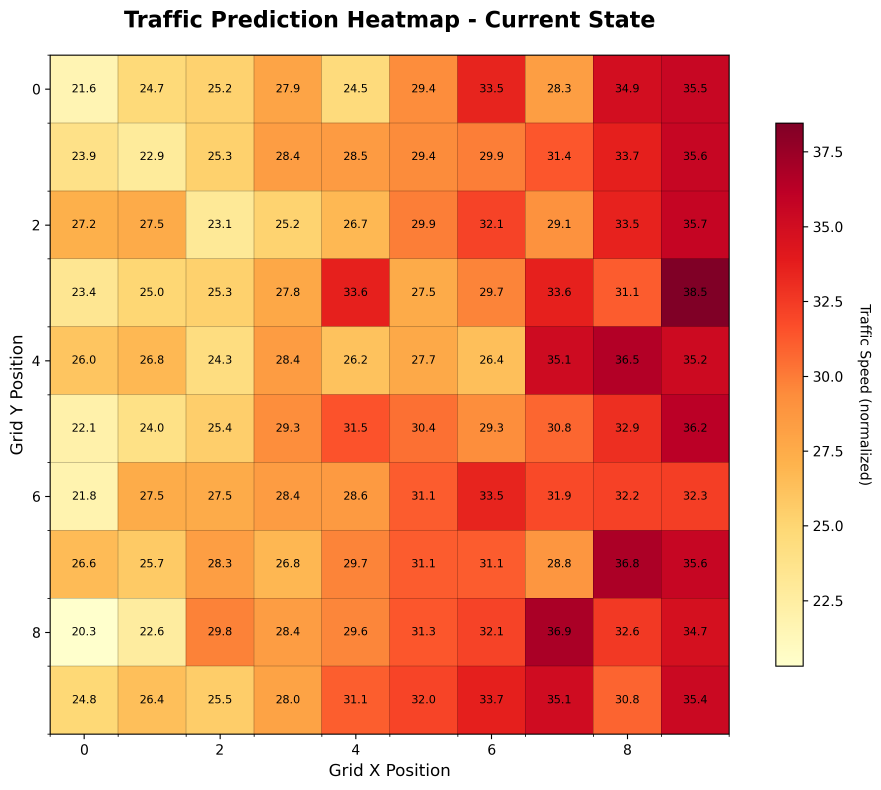
#> input picture current_traffic_heatmap.png, 2643 x 2368 px (shown at 1/3 size)
$ python prediction_dashboard.py
#> lines starting #> are read from the running program, lines starting #| are printed output that depends on the picture
#!/usr/bin/env python3
"""
Enhanced Prediction Dashboard for STGCN Traffic Forecasting
Shows real-time predictions and heatmap layers
"""

import numpy as np
import pandas as pd
import matplotlib.pyplot as plt
import os
from datetime import datetime, timedelta

def create_enhanced_prediction_dashboard():
    """Create a comprehensive prediction dashboard"""
    print("🎯 Creating Enhanced Prediction Dashboard...")

    # Load prediction data
    if not os.path.exists('traffic_predictions.csv'):
        print("❌ Prediction data not found. Run predict_traffic.py first.")
        return

    df = pd.read_csv('traffic_predictions.csv', index_col=0)
#> (reads traffic_predictions.csv from the repository)

    # Create comprehensive dashboard
    fig = plt.figure(figsize=(20, 16))

    # Main title
    fig.suptitle('STGCN Traffic Prediction Dashboard - Astana City',
                fontsize=20, fontweight='bold', y=0.95)

    # 1. Current Traffic State (Top Left)
    ax1 = plt.subplot(3, 4, 1)
    if os.path.exists('current_traffic_heatmap.png'):
        img1 = plt.imread('current_traffic_heatmap.png')
#> img1 is the input picture: shape (2368, 2643, 4) float32; mean R, G, B, A 0.947, 0.631, 0.492, 1
        ax1.imshow(img1)
        ax1.set_title('Current Traffic State', fontsize=14, fontweight='bold')
        ax1.axis('off')
    else:
        ax1.text(0.5, 0.5, 'Current State\nNot Available',
                ha='center', va='center', fontsize=12)
        ax1.set_title('Current Traffic State', fontsize=14, fontweight='bold')

    # 2. 30-Minute Prediction (Top Center)
    ax2 = plt.subplot(3, 4, 2)
    if os.path.exists('traffic_prediction_30min.png'):
        img2 = plt.imread('traffic_prediction_30min.png')
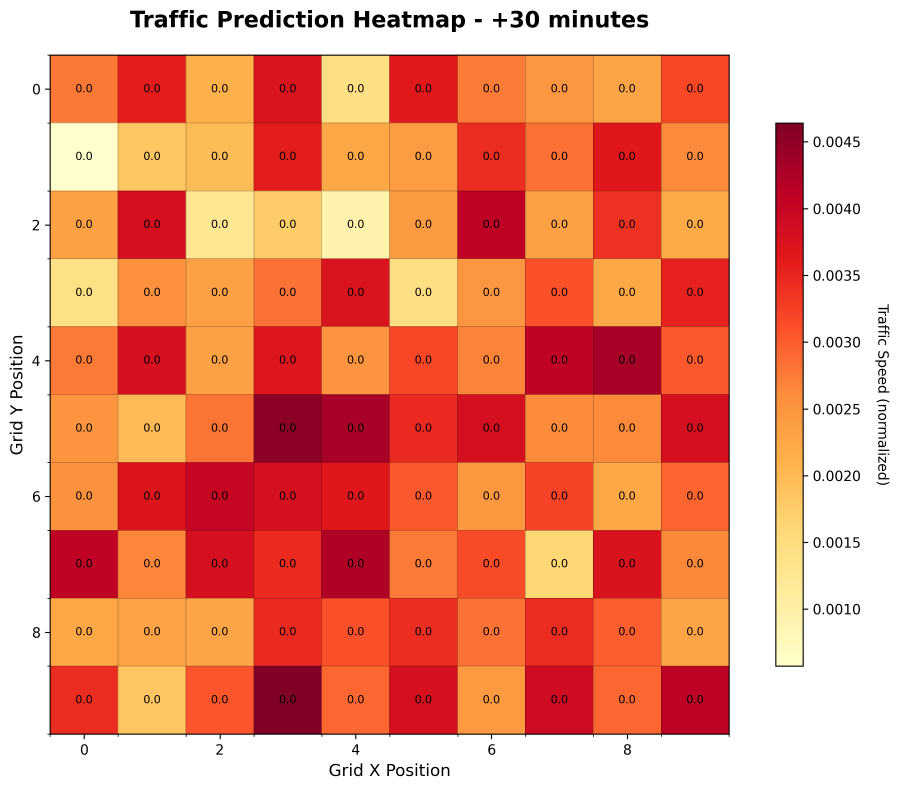
#> input picture traffic_prediction_30min.png, 2696 x 2368 px (shown at 1/3 size)
#> img2 is the input picture: shape (2368, 2696, 4) float32; mean R, G, B, A 0.931, 0.578, 0.472, 1
        ax2.imshow(img2)
        ax2.set_title('30-Minute Prediction', fontsize=14, fontweight='bold')
        ax2.axis('off')
    else:
        ax2.text(0.5, 0.5, '30-Min Prediction\nNot Available',
                ha='center', va='center', fontsize=12)
        ax2.set_title('30-Minute Prediction', fontsize=14, fontweight='bold')

    # 3. 60-Minute Prediction (Top Right)
    ax3 = plt.subplot(3, 4, 3)
    if os.path.exists('traffic_prediction_60min.png'):
        img3 = plt.imread('traffic_prediction_60min.png')
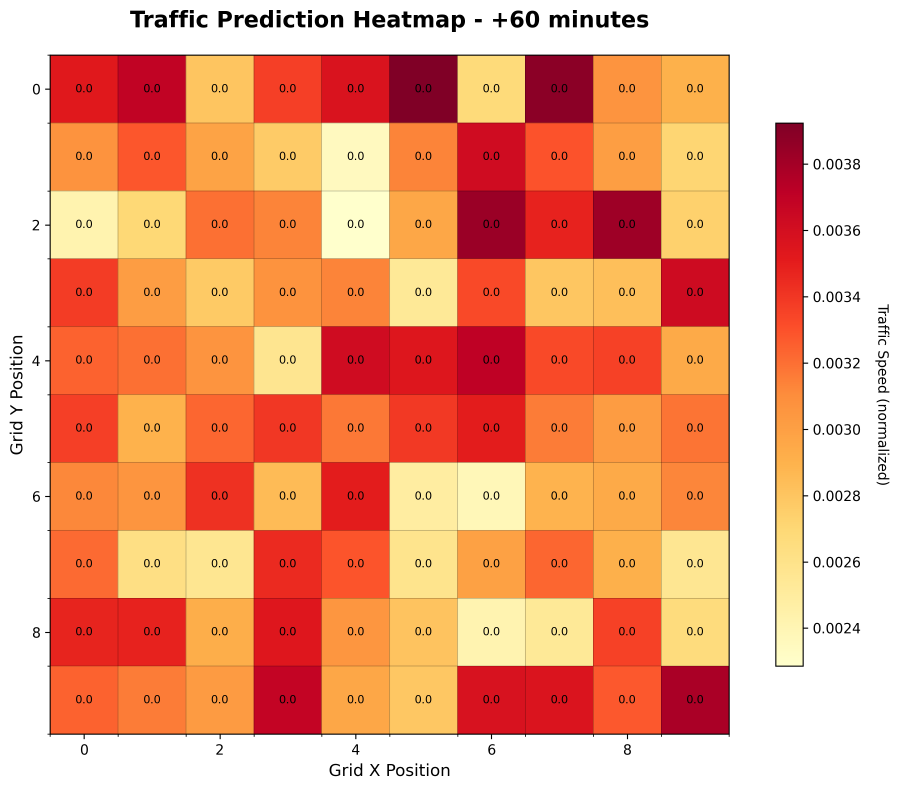
#> input picture traffic_prediction_60min.png, 2697 x 2368 px (shown at 1/3 size)
#> img3 is the input picture: shape (2368, 2697, 4) float32; mean R, G, B, A 0.948, 0.64, 0.499, 1
        ax3.imshow(img3)
        ax3.set_title('60-Minute Prediction', fontsize=14, fontweight='bold')
        ax3.axis('off')
    else:
        ax3.text(0.5, 0.5, '60-Min Prediction\nNot Available',
                ha='center', va='center', fontsize=12)
        ax3.set_title('60-Minute Prediction', fontsize=14, fontweight='bold')

    # 4. Prediction Timeline (Top Right)
    ax4 = plt.subplot(3, 4, 4)
    if os.path.exists('traffic_prediction_timeline.png'):
        img4 = plt.imread('traffic_prediction_timeline.png')
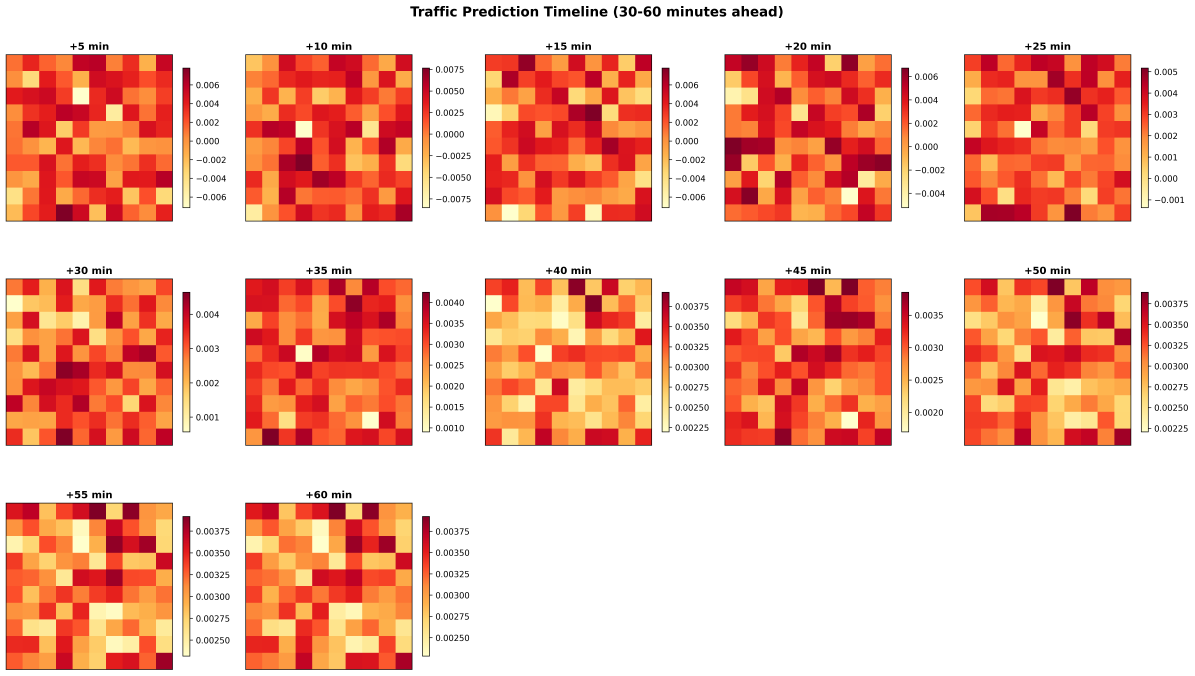
#> input picture traffic_prediction_timeline.png, 5972 x 3377 px (shown at 1/5 size)
#> img4 is the input picture: shape (3377, 5972, 4) float32; mean R, G, B, A 0.832, 0.728, 0.641, 0.832
        ax4.imshow(img4)
        ax4.set_title('Prediction Timeline', fontsize=14, fontweight='bold')
        ax4.axis('off')
    else:
        ax4.text(0.5, 0.5, 'Timeline\nNot Available',
                ha='center', va='center', fontsize=12)
        ax4.set_title('Prediction Timeline', fontsize=14, fontweight='bold')

    # 5. Speed Distribution (Middle Left)
    ax5 = plt.subplot(3, 4, 5)
    sensor_data = df.iloc[:, 2:].values  # All sensor data
    ax5.hist(sensor_data.flatten(), bins=30, alpha=0.7, color='skyblue', edgecolor='black')
    ax5.set_title('Speed Distribution', fontsize=12, fontweight='bold')
    ax5.set_xlabel('Speed (km/h)')
    ax5.set_ylabel('Frequency')
    ax5.grid(True, alpha=0.3)

    # 6. Average Speed Over Time (Middle Center)
    ax6 = plt.subplot(3, 4, 6)
    avg_speeds = df.iloc[:, 2:].mean(axis=1)
    minutes_ahead = df['Minutes_Ahead'].values
    ax6.plot(minutes_ahead, avg_speeds, 'b-o', linewidth=2, markersize=6)
    ax6.set_title('Average Speed Over Time', fontsize=12, fontweight='bold')
    ax6.set_xlabel('Minutes Ahead')
    ax6.set_ylabel('Average Speed (km/h)')
    ax6.grid(True, alpha=0.3)

    # 7. Speed Statistics (Middle Right)
    ax7 = plt.subplot(3, 4, 7)
    stats_data = [
        ['Min Speed', f'{sensor_data.min():.1f} km/h'],
        ['Max Speed', f'{sensor_data.max():.1f} km/h'],
        ['Avg Speed', f'{sensor_data.mean():.1f} km/h'],
        ['Std Dev', f'{sensor_data.std():.1f} km/h'],
        ['Predictions', f'{len(df)} steps'],
        ['Sensors', '100 (10x10 grid)']
    ]

    ax7.axis('off')
    table = ax7.table(cellText=stats_data,
                     colLabels=['Metric', 'Value'],
                     cellLoc='center',
                     loc='center',
                     bbox=[0, 0, 1, 1])
    table.auto_set_font_size(False)
    table.set_fontsize(10)
    table.scale(1, 2)
    ax7.set_title('Prediction Statistics', fontsize=12, fontweight='bold')

    # 8. Traffic Congestion Map (Bottom Left)
    ax8 = plt.subplot(3, 4, 9)

    # Calculate congestion levels (inverse of speed)
    congestion_data = df.iloc[:, 2:].values
    congestion_levels = 1 / (congestion_data + 1)  # Avoid division by zero
    avg_congestion = congestion_levels.mean(axis=0).reshape(10, 10)

    im8 = ax8.imshow(avg_congestion, cmap='Reds', aspect='equal')
    ax8.set_title('Average Congestion Level', fontsize=12, fontweight='bold')
    ax8.set_xlabel('Grid X')
    ax8.set_ylabel('Grid Y')
    plt.colorbar(im8, ax=ax8, shrink=0.8)

    # 9. Prediction Accuracy (Bottom Center)
    ax9 = plt.subplot(3, 4, 10)

    # Simulate prediction confidence (based on variance)
    prediction_variance = df.iloc[:, 2:].var(axis=1)
    confidence = 1 / (1 + prediction_variance)  # Higher variance = lower confidence

    ax9.plot(minutes_ahead, confidence, 'g-o', linewidth=2, markersize=6)
    ax9.set_title('Prediction Confidence', fontsize=12, fontweight='bold')
    ax9.set_xlabel('Minutes Ahead')
    ax9.set_ylabel('Confidence Score')
    ax9.grid(True, alpha=0.3)
    ax9.set_ylim(0, 1)

    # 10. Time Information (Bottom Right)
    ax10 = plt.subplot(3, 4, 11)
    current_time = datetime.now()

    time_info = [
        ['Current Time', current_time.strftime('%H:%M:%S')],
        ['Prediction Start', current_time.strftime('%H:%M:%S')],
        ['Prediction End', (current_time + timedelta(minutes=60)).strftime('%H:%M:%S')],
        ['Time Horizon', '60 minutes'],
        ['Update Interval', '5 minutes'],
        ['Grid Resolution', '10x10 cells']
    ]

    ax10.axis('off')
    table2 = ax10.table(cellText=time_info,
                       colLabels=['Parameter', 'Value'],
                       cellLoc='center',
                       loc='center',
                       bbox=[0, 0, 1, 1])
    table2.auto_set_font_size(False)
    table2.set_fontsize(10)
    table2.scale(1, 2)
    ax10.set_title('System Information', fontsize=12, fontweight='bold')

    # 11. 3D Surface (Bottom Right)
    ax11 = plt.subplot(3, 4, 12)
    if os.path.exists('traffic_3d_surface.png'):
        img11 = plt.imread('traffic_3d_surface.png')
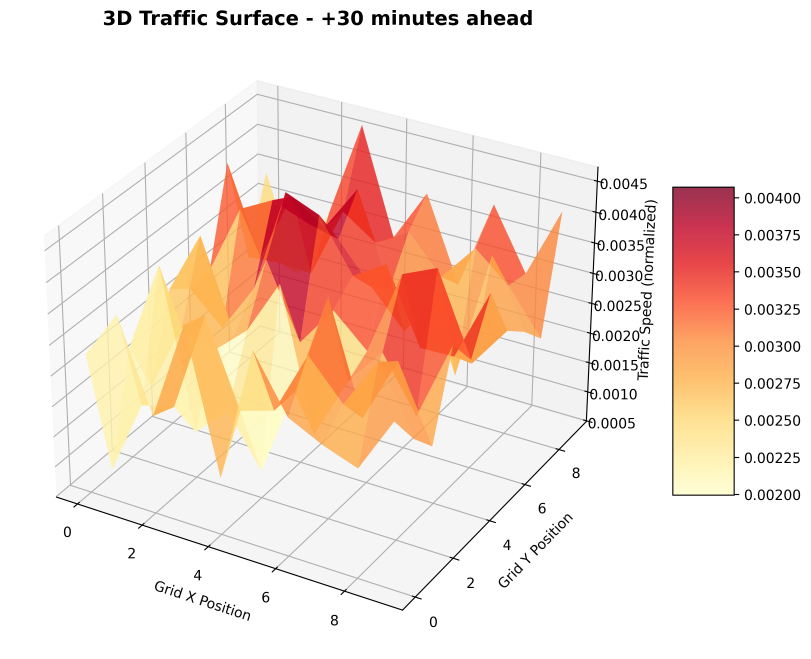
#> input picture traffic_3d_surface.png, 2433 x 1977 px (shown at 1/3 size)
#> img11 is the input picture: shape (1977, 2433, 4) float32; mean R, G, B, A 0.973, 0.906, 0.867, 1
        ax11.imshow(img11)
        ax11.set_title('3D Traffic Surface', fontsize=12, fontweight='bold')
        ax11.axis('off')
    else:
        ax11.text(0.5, 0.5, '3D Surface\nNot Available',
                ha='center', va='center', fontsize=12)
        ax11.set_title('3D Traffic Surface', fontsize=12, fontweight='bold')

    plt.tight_layout()
    plt.savefig('enhanced_prediction_dashboard.png', dpi=300, bbox_inches='tight')
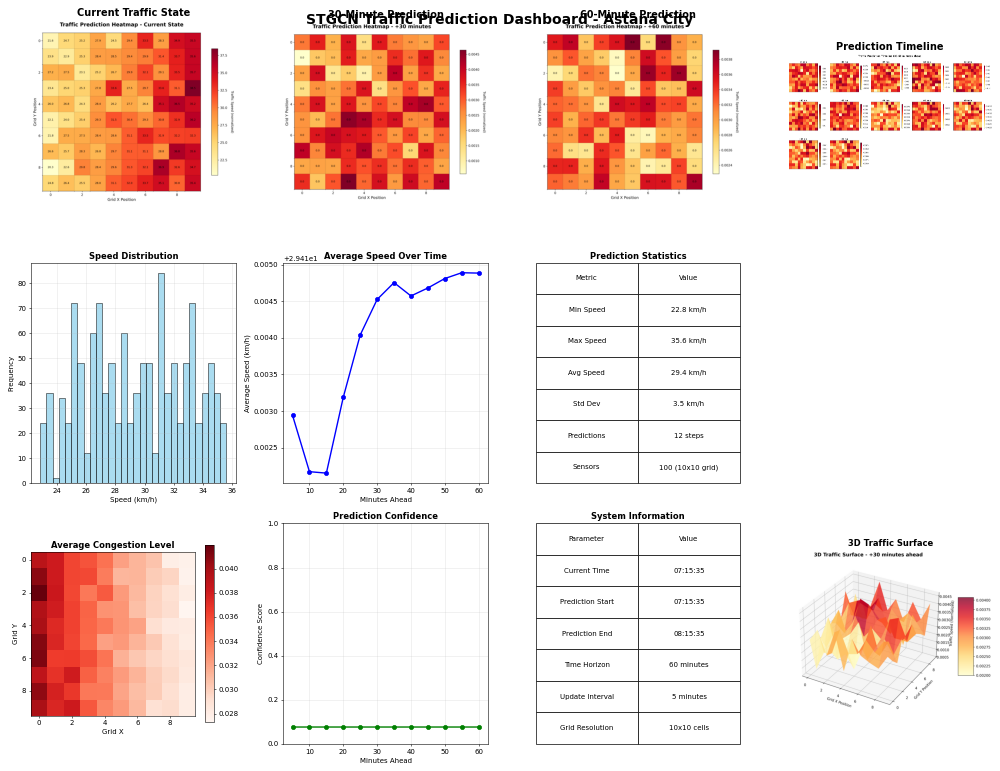
#> figure drawn by matplotlib, 10 panels; panel 5: tallest bar 84 high, from x = 30.93 to 31.36; panel 6: curve peaks at x = 55, y = 29.41; panel 9: curve peaks at x = 35, y = 0.0764
    print("✅ Enhanced prediction dashboard saved as 'enhanced_prediction_dashboard.png'")

    return fig

def create_prediction_summary():
    """Create a text summary of predictions"""
    if not os.path.exists('traffic_predictions.csv'):
        print("❌ Prediction data not found.")
        return

    df = pd.read_csv('traffic_predictions.csv', index_col=0)

    print("\n" + "="*60)
    print("🎯 TRAFFIC PREDICTION SUMMARY")
    print("="*60)

    print(f"📅 Prediction Time: {datetime.now().strftime('%Y-%m-%d %H:%M:%S')}")
    print(f"⏰ Time Horizon: 5-{df['Minutes_Ahead'].max()} minutes ahead")
    print(f"🌍 Coverage: {df.shape[1]-2} sensors in 10x10 grid")
    print(f"📊 Predictions: {len(df)} time steps")

    sensor_data = df.iloc[:, 2:].values
    print(f"\n📈 Speed Statistics:")
    print(f"   Min Speed: {sensor_data.min():.2f} km/h")
    print(f"   Max Speed: {sensor_data.max():.2f} km/h")
    print(f"   Average Speed: {sensor_data.mean():.2f} km/h")
    print(f"   Standard Deviation: {sensor_data.std():.2f} km/h")

    print(f"\n🔮 Key Predictions:")
    for i in [0, 5, 11]:  # 5, 30, 60 minutes
        if i < len(df):
            minutes = df.iloc[i]['Minutes_Ahead']
            avg_speed = df.iloc[i, 2:].mean()
            print(f"   +{minutes:2d} min: {avg_speed:.2f} km/h average")

    print(f"\n📁 Generated Files:")
    files = [
        'current_traffic_heatmap.png',
        'traffic_prediction_timeline.png',
        'traffic_prediction_30min.png',
        'traffic_prediction_60min.png',
        'traffic_3d_surface.png',
        'enhanced_prediction_dashboard.png',
        'traffic_predictions.csv'
    ]

    for file in files:
        if os.path.exists(file):
            size = os.path.getsize(file) / 1024  # KB
            print(f"   ✅ {file} ({size:.1f} KB)")
        else:
            print(f"   ❌ {file} (not found)")

def main():
    """Main function"""
    print("🚀 Enhanced Prediction Dashboard")
    print("="*50)

    try:
        # Create enhanced dashboard
        create_enhanced_prediction_dashboard()

        # Create summary
        create_prediction_summary()

        print("\n✅ Enhanced prediction dashboard complete!")
        print("🎯 View 'enhanced_prediction_dashboard.png' for full visualization")

    except Exception as e:
        print(f"❌ Error creating dashboard: {e}")
        import traceback
        traceback.print_exc()

if __name__ == "__main__":
    main()
